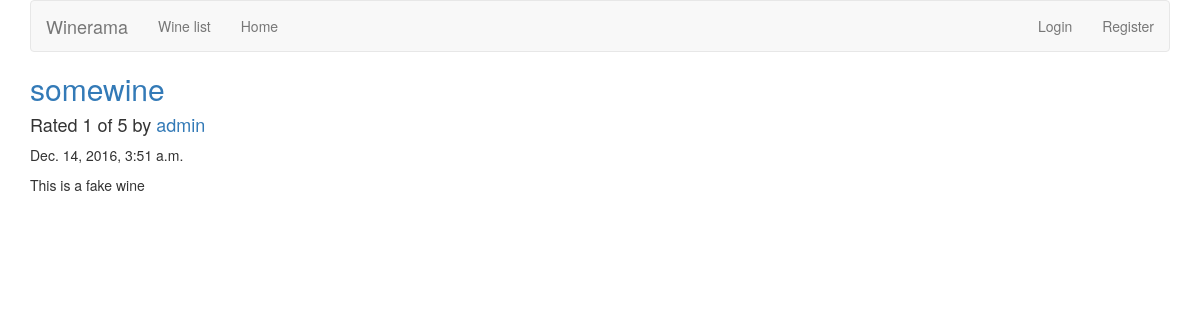
/reviews/review/59/, run on the app's committed database.
### reviews/models.py (models this page shows, shortened)
class Review(models.Model):
    RATING_CHOICES = (
        (1, '1'),
        (2, '2'),
        (3, '3'),
        (4, '4'),
        (5, '5'),
    )
    wine = models.ForeignKey(Wine)
    pub_date = models.DateTimeField('date published')
    user_name = models.CharField(max_length=100)
    comment = models.CharField(max_length=200)
    rating = models.IntegerField(choices=RATING_CHOICES)

class Wine(models.Model):
    name = models.CharField(max_length=200)
    user_name = models.CharField(max_length=100, default = '')
    description = models.CharField(max_length=200, default = '')

### reviews/views.py (the view)
# urls.py: url(r'^review/(?P<review_id>[0-9]+)/$', views.review_detail, name='review_detail'),
def review_detail(request, review_id):
    review = get_object_or_404(Review, pk=review_id)
    return render(request, 'reviews/review_detail.html', {'review': review})

### reviews/templates/reviews/review_detail.html
{% extends 'base.html' %}
{% block title %}
<h2><a href="{% url 'reviews:wine_detail' review.wine.id %}">{{ review.wine.name }}</a></h2>
{% endblock %}
{% block content %}
<h4>Rated {{ review.rating }} of 5 by <a href="{% url 'reviews:user_review_list' review.user_name %}" >{{ review.user_name }}</a></h4>
<p>{{ review.pub_date }}</p>
<p>{{ review.comment }}</p>
{% endblock %}

### data on the page
Review: wine.name "somewine", rating "1", user_name "admin", pub_date "Dec. 14, 2016, 3:51 a.m.", comment "This is a fake wine"
